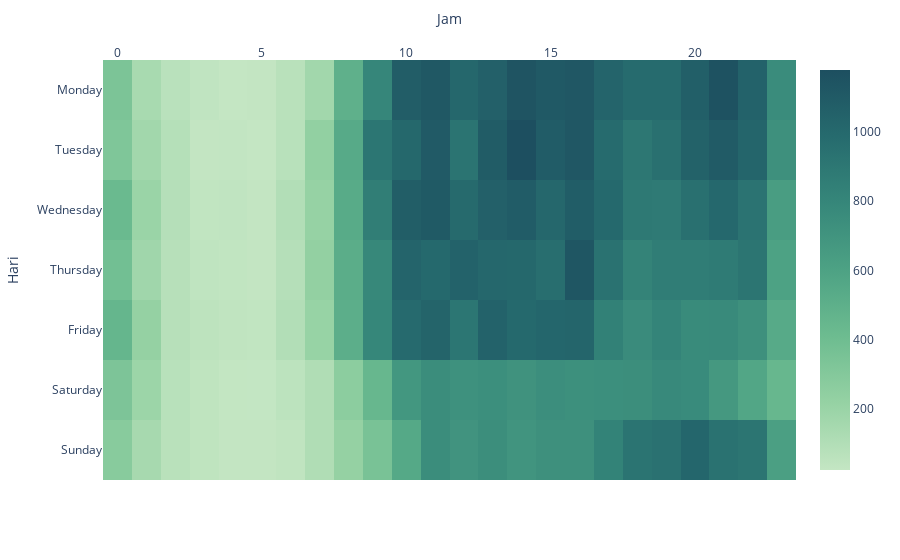

Notebook cell for this chart:
### Code cell
fig6 = px.imshow(day_hour_df,
                labels=dict(x="Jam", y="Hari"), color_continuous_scale='blugrn', template="plotly_white",)
fig6.update_xaxes(side="top")
fig6.show()

### Figure 1 — Plotly figure (JSON) as saved in the notebook; plotly's stock layout.template omitted (floating-point values rounded to 4 significant figures; data arrays with more than 128 entries replaced by an {"elided": "..."} marker saying what was removed)
{"data": [{"coloraxis": "coloraxis", "hovertemplate": "Jam: %{x}<br>Hari: %{y}<br>color: %{z}<extra></extra>", "name": "0", "type": "heatmap", "x": [0, 1, 2, 3, 4, 5, 6, 7, 8, 9, 10, 11, 12, 13, 14, 15, 16, 17, 18, 19, 20, 21, 22, 23], "xaxis": "x", "y": ["Monday", "Tuesday", "Wednesday", "Thursday", "Friday", "Saturday", "Sunday"], "yaxis": "y", "z": {"elided": "7x24 int values"}}], "layout": {"coloraxis": {"colorscale": [[0, "rgb(196, 230, 195)"], [0.1667, "rgb(150, 210, 164)"], [0.3333, "rgb(109, 188, 144)"], [0.5, "rgb(77, 162, 132)"], [0.6667, "rgb(54, 135, 122)"], [0.8333, "rgb(38, 107, 110)"], [1, "rgb(29, 79, 96)"]]}, "margin": {"t": 60}, "xaxis": {"anchor": "y", "constrain": "domain", "domain": [0, 1], "scaleanchor": "y", "side": "top", "title": {"text": "Jam"}}, "yaxis": {"anchor": "x", "autorange": "reversed", "constrain": "domain", "domain": [0, 1], "title": {"text": "Hari"}}}}
